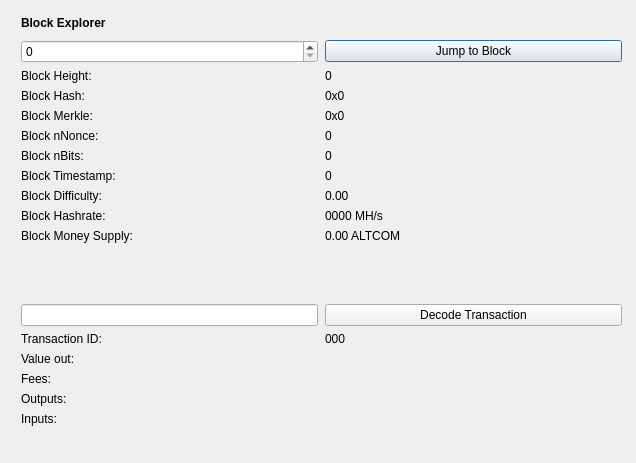
<?xml version="1.0" encoding="UTF-8"?>
<ui version="4.0">
 <class>BlockBrowser</class>
 <widget class="QDialog" name="BlockBrowser">
  <property name="windowModality">
   <enum>Qt::NonModal</enum>
  </property>
  <property name="enabled">
   <bool>true</bool>
  </property>
  <property name="geometry">
   <rect>
    <x>0</x>
    <y>0</y>
    <width>636</width>
    <height>463</height>
   </rect>
  </property>
  <property name="sizePolicy">
   <sizepolicy hsizetype="Preferred" vsizetype="Preferred">
    <horstretch>0</horstretch>
    <verstretch>0</verstretch>
   </sizepolicy>
  </property>
  <property name="minimumSize">
   <size>
    <width>0</width>
    <height>0</height>
   </size>
  </property>
  <property name="acceptDrops">
   <bool>false</bool>
  </property>
  <property name="windowTitle">
   <string>Testcoin Block Explorer</string>
  </property>
  <layout class="QGridLayout">
   <property name="sizeConstraint">
    <enum>QLayout::SetMaximumSize</enum>
   </property>
   <property name="leftMargin">
    <number>21</number>
   </property>
   <property name="topMargin">
    <number>10</number>
   </property>
   <property name="rightMargin">
    <number>10</number>
   </property>
   <item row="1" column="0">
    <widget class="QWidget" name="widget" native="true">
     <widget class="QWidget" name="layoutWidgetBE1">
      <property name="geometry">
       <rect>
        <x>0</x>
        <y>0</y>
        <width>601</width>
        <height>27</height>
       </rect>
      </property>
      <layout class="QHBoxLayout" name="horizontalLayoutBE">
       <property name="spacing">
        <number>7</number>
       </property>
       <item>
        <widget class="QLabel" name="labelBlockExplorer">
         <property name="sizePolicy">
          <sizepolicy hsizetype="Preferred" vsizetype="Maximum">
           <horstretch>0</horstretch>
           <verstretch>0</verstretch>
          </sizepolicy>
         </property>
         <property name="font">
          <font>
           <weight>75</weight>
           <bold>true</bold>
          </font>
         </property>
         <property name="styleSheet">
          <string notr="true">font-weight:bold;</string>
         </property>
         <property name="text">
          <string>Block Explorer</string>
         </property>
        </widget>
       </item>
       <item>
        <spacer name="horizontalSpacerBE">
         <property name="orientation">
          <enum>Qt::Horizontal</enum>
         </property>
         <property name="sizeHint" stdset="0">
          <size>
           <width>40</width>
           <height>20</height>
          </size>
         </property>
        </spacer>
       </item>
      </layout>
     </widget>
     <widget class="QWidget" name="layoutWidgetBE2">
      <property name="geometry">
       <rect>
        <x>0</x>
        <y>30</y>
        <width>601</width>
        <height>441</height>
       </rect>
      </property>
      <layout class="QGridLayout" name="gridLayoutBE" rowstretch="0,0,0,0,0,0,0,0,0,0,0,0,0,0,0,0,0,0,0,0" columnstretch="0,0">
       <property name="sizeConstraint">
        <enum>QLayout::SetDefaultConstraint</enum>
       </property>
       <property name="horizontalSpacing">
        <number>7</number>
       </property>
       <item row="8" column="1">
        <widget class="QLabel" name="timeBox">
         <property name="text">
          <string>0</string>
         </property>
         <property name="textInteractionFlags">
          <set>Qt::LinksAccessibleByMouse|Qt::TextSelectableByMouse</set>
         </property>
        </widget>
       </item>
       <item row="4" column="0">
        <widget class="QLabel" name="hashLabel">
         <property name="text">
          <string>Block Hash:</string>
         </property>
        </widget>
       </item>
       <item row="7" column="0">
        <widget class="QLabel" name="bitsLabel">
         <property name="text">
          <string>Block nBits:</string>
         </property>
        </widget>
       </item>
       <item row="5" column="1">
        <widget class="QLabel" name="merkleBox">
         <property name="minimumSize">
          <size>
           <width>187</width>
           <height>0</height>
          </size>
         </property>
         <property name="text">
          <string>0x0</string>
         </property>
         <property name="textInteractionFlags">
          <set>Qt::LinksAccessibleByMouse|Qt::TextSelectableByMouse</set>
         </property>
        </widget>
       </item>
       <item row="1" column="0">
        <widget class="QSpinBox" name="heightBox">
         <property name="sizePolicy">
          <sizepolicy hsizetype="Preferred" vsizetype="Fixed">
           <horstretch>0</horstretch>
           <verstretch>0</verstretch>
          </sizepolicy>
         </property>
         <property name="maximum">
          <number>99999999</number>
         </property>
        </widget>
       </item>
       <item row="10" column="1">
        <widget class="QLabel" name="hashRateBox">
         <property name="text">
          <string>0000 MH/s</string>
         </property>
         <property name="textInteractionFlags">
          <set>Qt::LinksAccessibleByMouse|Qt::TextSelectableByMouse</set>
         </property>
        </widget>
       </item>
       <item row="12" column="0">
        <spacer name="verticalSpacer_2">
         <property name="orientation">
          <enum>Qt::Vertical</enum>
         </property>
         <property name="sizeHint" stdset="0">
          <size>
           <width>20</width>
           <height>20</height>
          </size>
         </property>
        </spacer>
       </item>
       <item row="3" column="0">
        <widget class="QLabel" name="heightLabelBE2">
         <property name="text">
          <string>Block Height:</string>
         </property>
        </widget>
       </item>
       <item row="4" column="1">
        <widget class="QLabel" name="hashBox">
         <property name="enabled">
          <bool>true</bool>
         </property>
         <property name="sizePolicy">
          <sizepolicy hsizetype="Preferred" vsizetype="Preferred">
           <horstretch>0</horstretch>
           <verstretch>0</verstretch>
          </sizepolicy>
         </property>
         <property name="minimumSize">
          <size>
           <width>0</width>
           <height>0</height>
          </size>
         </property>
         <property name="text">
          <string>0x0</string>
         </property>
         <property name="textInteractionFlags">
          <set>Qt::LinksAccessibleByMouse|Qt::TextSelectableByMouse</set>
         </property>
        </widget>
       </item>
       <item row="5" column="0">
        <widget class="QLabel" name="merkleLabel">
         <property name="text">
          <string>Block Merkle:</string>
         </property>
        </widget>
       </item>
       <item row="6" column="0">
        <widget class="QLabel" name="nonceLabel">
         <property name="text">
          <string>Block nNonce:</string>
         </property>
        </widget>
       </item>
       <item row="3" column="1">
        <widget class="QLabel" name="heightLabelBE1">
         <property name="text">
          <string>0</string>
         </property>
         <property name="textInteractionFlags">
          <set>Qt::LinksAccessibleByMouse|Qt::TextSelectableByMouse</set>
         </property>
        </widget>
       </item>
       <item row="11" column="0">
        <widget class="QLabel" name="moneySupplyLabel">
         <property name="text">
          <string>Block Money Supply:</string>
         </property>
        </widget>
       </item>
       <item row="11" column="1">
        <widget class="QLabel" name="moneySupplyBox">
         <property name="text">
          <string>0.00 ALTCOM</string>
         </property>
         <property name="textInteractionFlags">
          <set>Qt::LinksAccessibleByMouse|Qt::TextSelectableByMouse</set>
         </property>
        </widget>
       </item>
       <item row="1" column="1">
        <widget class="QPushButton" name="blockButton">
         <property name="styleSheet">
          <string notr="true"/>
         </property>
         <property name="text">
          <string>Jump to Block</string>
         </property>
        </widget>
       </item>
       <item row="13" column="0">
        <widget class="QLineEdit" name="txBox">
         <property name="sizePolicy">
          <sizepolicy hsizetype="Preferred" vsizetype="Fixed">
           <horstretch>0</horstretch>
           <verstretch>0</verstretch>
          </sizepolicy>
         </property>
         <property name="inputMask">
          <string comment="Transaction id" extracomment="Transaction id"/>
         </property>
        </widget>
       </item>
       <item row="13" column="1">
        <widget class="QPushButton" name="txButton">
         <property name="styleSheet">
          <string notr="true"/>
         </property>
         <property name="text">
          <string>Decode Transaction</string>
         </property>
        </widget>
       </item>
       <item row="14" column="0">
        <widget class="QLabel" name="txLabel">
         <property name="text">
          <string>Transaction ID:</string>
         </property>
        </widget>
       </item>
       <item row="15" column="1">
        <widget class="QLabel" name="valueBox">
         <property name="text">
          <string/>
         </property>
         <property name="textInteractionFlags">
          <set>Qt::LinksAccessibleByMouse|Qt::TextSelectableByMouse</set>
         </property>
        </widget>
       </item>
       <item row="7" column="1">
        <widget class="QLabel" name="bitsBox">
         <property name="text">
          <string>0</string>
         </property>
         <property name="textInteractionFlags">
          <set>Qt::LinksAccessibleByMouse|Qt::TextSelectableByMouse</set>
         </property>
        </widget>
       </item>
       <item row="6" column="1">
        <widget class="QLabel" name="nonceBox">
         <property name="text">
          <string>0</string>
         </property>
         <property name="textInteractionFlags">
          <set>Qt::LinksAccessibleByMouse|Qt::TextSelectableByMouse</set>
         </property>
        </widget>
       </item>
       <item row="9" column="1">
        <widget class="QLabel" name="diffBox">
         <property name="text">
          <string>0.00</string>
         </property>
         <property name="textInteractionFlags">
          <set>Qt::LinksAccessibleByMouse|Qt::TextSelectableByMouse</set>
         </property>
        </widget>
       </item>
       <item row="14" column="1">
        <widget class="QLabel" name="txID">
         <property name="text">
          <string>000</string>
         </property>
         <property name="textInteractionFlags">
          <set>Qt::LinksAccessibleByMouse|Qt::TextSelectableByMouse</set>
         </property>
        </widget>
       </item>
       <item row="10" column="0">
        <widget class="QLabel" name="hashRateLabel">
         <property name="text">
          <string>Block Hashrate:</string>
         </property>
        </widget>
       </item>
       <item row="15" column="0">
        <widget class="QLabel" name="valueLabel">
         <property name="text">
          <string>Value out:</string>
         </property>
        </widget>
       </item>
       <item row="8" column="0">
        <widget class="QLabel" name="timeLabel">
         <property name="text">
          <string>Block Timestamp:</string>
         </property>
        </widget>
       </item>
       <item row="9" column="0">
        <widget class="QLabel" name="diffLabel">
         <property name="text">
          <string>Block Difficulty:</string>
         </property>
        </widget>
       </item>
       <item row="17" column="1">
        <widget class="QLabel" name="outputBox">
         <property name="text">
          <string/>
         </property>
         <property name="alignment">
          <set>Qt::AlignLeading|Qt::AlignLeft|Qt::AlignTop</set>
         </property>
         <property name="textInteractionFlags">
          <set>Qt::LinksAccessibleByMouse|Qt::TextSelectableByMouse</set>
         </property>
        </widget>
       </item>
       <item row="19" column="0">
        <spacer name="verticalSpacer">
         <property name="orientation">
          <enum>Qt::Vertical</enum>
         </property>
         <property name="sizeHint" stdset="0">
          <size>
           <width>20</width>
           <height>40</height>
          </size>
         </property>
        </spacer>
       </item>
       <item row="16" column="1">
        <widget class="QLabel" name="feesBox">
         <property name="text">
          <string/>
         </property>
         <property name="textInteractionFlags">
          <set>Qt::LinksAccessibleByMouse|Qt::TextSelectableByMouse</set>
         </property>
        </widget>
       </item>
       <item row="18" column="0">
        <widget class="QLabel" name="inputLabel">
         <property name="text">
          <string>Inputs:</string>
         </property>
         <property name="alignment">
          <set>Qt::AlignLeading|Qt::AlignLeft|Qt::AlignTop</set>
         </property>
        </widget>
       </item>
       <item row="17" column="0">
        <widget class="QLabel" name="outputLabel">
         <property name="text">
          <string>Outputs:</string>
         </property>
         <property name="alignment">
          <set>Qt::AlignLeading|Qt::AlignLeft|Qt::AlignTop</set>
         </property>
        </widget>
       </item>
       <item row="18" column="1">
        <widget class="QLabel" name="inputBox">
         <property name="text">
          <string/>
         </property>
         <property name="alignment">
          <set>Qt::AlignLeading|Qt::AlignLeft|Qt::AlignTop</set>
         </property>
         <property name="textInteractionFlags">
          <set>Qt::LinksAccessibleByMouse|Qt::TextSelectableByMouse</set>
         </property>
        </widget>
       </item>
       <item row="16" column="0">
        <widget class="QLabel" name="feesLabel">
         <property name="text">
          <string>Fees:</string>
         </property>
        </widget>
       </item>
      </layout>
     </widget>
    </widget>
   </item>
  </layout>
 </widget>
 <resources/>
 <connections/>
</ui>
